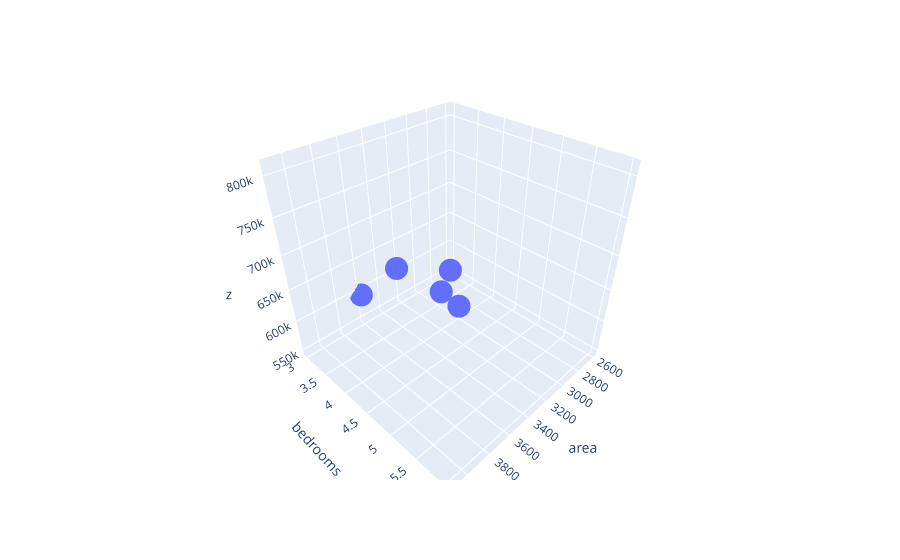

The code cell stored with this chart in its notebook:
### Code cell
import plotly.express as p
import plotly.graph_objects as g

figure = p.scatter_3d(new_homeprice, x=new_homeprice.area,y=new_homeprice.bedrooms,z=price)
figure.show()


# We use Scatter_3d Ploting beacuse we have the multple data like more than two column

### Figure 1 — Plotly figure (JSON) as saved in the notebook; plotly's stock layout.template omitted (floating-point values rounded to 4 significant figures)
{"data": [{"hovertemplate": "area=%{x}<br>bedrooms=%{y}<br>z=%{z}<extra></extra>", "legendgroup": "", "marker": {"color": "#636efa", "symbol": "circle"}, "mode": "markers", "name": "", "scene": "scene", "showlegend": false, "type": "scatter3d", "x": [2600, 3000, 3200, 3600, 4000, 4100], "y": [3, 4, 4, 3, 5, 6], "z": [550000, 565000, 610000, 595000, 760000, 810000]}], "layout": {"autosize": true, "dragmode": "zoom", "legend": {"tracegroupgap": 0}, "margin": {"t": 60}, "scene": {"aspectmode": "auto", "aspectratio": {"x": 1, "y": 1, "z": 1}, "camera": {"center": {"x": 0, "y": 0, "z": 0}, "eye": {"x": 1.25, "y": 1.25, "z": 1.25}, "projection": {"type": "perspective"}, "up": {"x": -0.4082, "y": -0.4082, "z": 0.8165}}, "domain": {"x": [0, 1], "y": [0, 1]}, "dragmode": "zoom", "xaxis": {"title": {"text": "area"}, "type": "linear"}, "yaxis": {"title": {"text": "bedrooms"}, "type": "linear"}, "zaxis": {"title": {"text": "z"}, "type": "linear"}}}}
